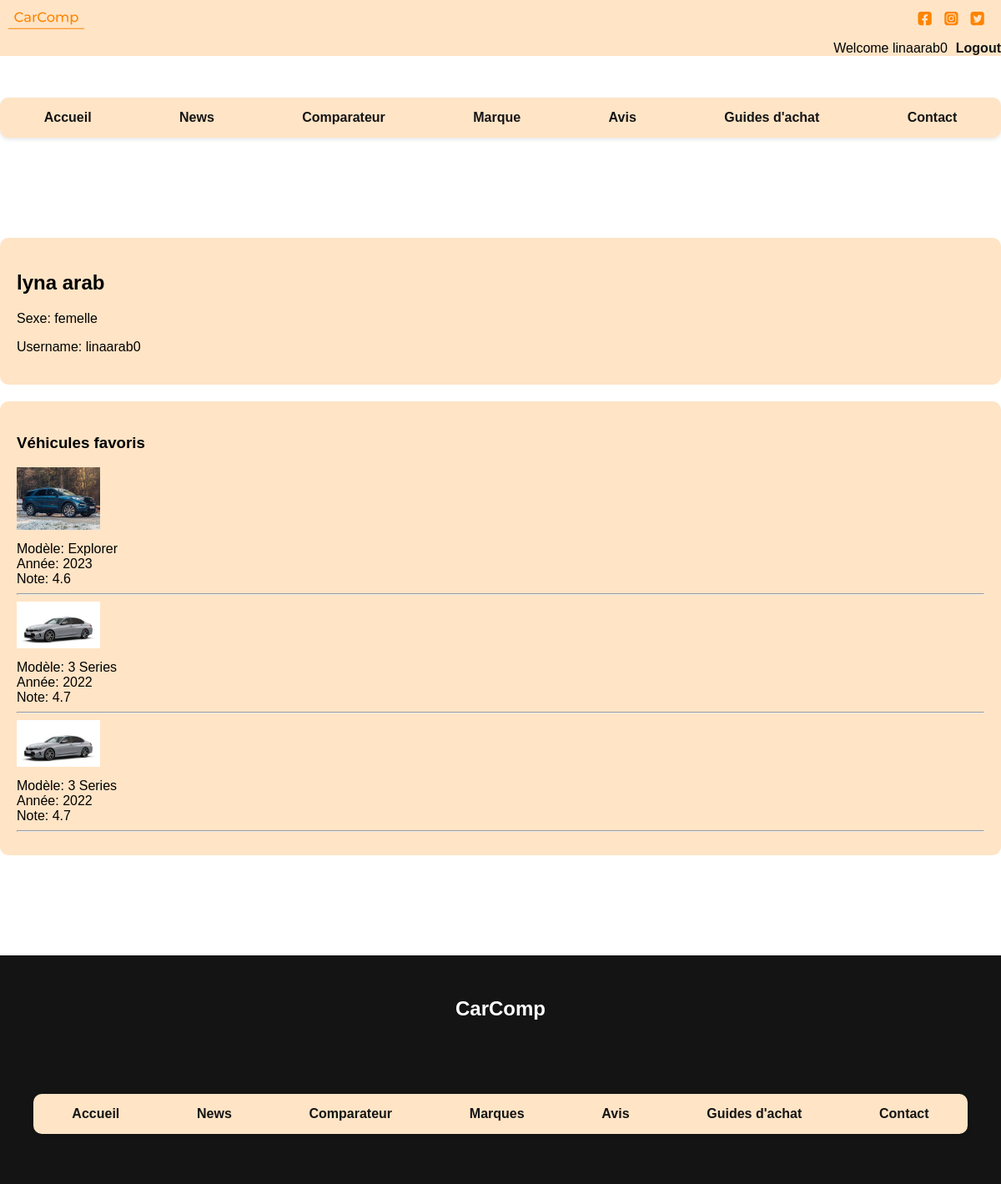
The app's page /profil.php (signed in) with its own data.
### tables this page shows
CREATE TABLE IF NOT EXISTS `utilisateur` (
  `Id` int NOT NULL AUTO_INCREMENT,
  `username` varchar(255) DEFAULT NULL,
  `Nom` varchar(255) DEFAULT NULL,
  `Prenom` varchar(255) DEFAULT NULL,
  `Sexe` enum('male','femelle') DEFAULT NULL,
  `MotDePasse` varchar(255) DEFAULT NULL,
  `isAdmin` tinyint(1) DEFAULT NULL,
  `valide` tinyint(1) DEFAULT NULL,
  `is_blocked` tinyint(1) DEFAULT NULL,
  PRIMARY KEY (`Id`)
);

CREATE TABLE IF NOT EXISTS `vehicule` (
  `Id` int NOT NULL AUTO_INCREMENT,
  `marque_id` int DEFAULT NULL,
  `modele` varchar(50) DEFAULT NULL,
  `version` varchar(50) DEFAULT NULL,
  `annee` int DEFAULT NULL,
  `note` float DEFAULT NULL,
  `puissance` int DEFAULT NULL,
  `consommation` float DEFAULT NULL,
  `capacite` int DEFAULT NULL,
  `tarif_indicatif` decimal(10,2) DEFAULT NULL,
  `image_url` varchar(255) DEFAULT NULL,
  `page_detaillee_url` varchar(255) DEFAULT NULL,
  `is_deleted` tinyint(1) NOT NULL DEFAULT '0',
  PRIMARY KEY (`Id`),
  KEY `marque_id` (`marque_id`)
);

### profil.php (called while the page is built)
<?php
require_once "App\App.php";
$accueil=new website();
$accueil->build_profil();
?>

### Models/AvisModel.php (called while the page is built, shortened)
<?php
class AvisModel{
public function get_fav_vehicule_users($id_utilisateur) {
    $this->db = new ConnexionBdd();
    $db = $this->db->connexion();
    $query = "SELECT v.*
              FROM vehicule v
              JOIN avis a ON v.Id = a.VehiculeId
              WHERE a.UtilisateurId = :id_utilisateur AND a.Statut = 'valide' AND a.is_deleted = 0
              ORDER BY a.note DESC
              LIMIT 3";
    $res = $db->prepare($query);
    $res->bindParam(":id_utilisateur", $id_utilisateur, PDO::PARAM_INT);
    $res->execute();
    $favVehicules = $res->fetchAll(PDO::FETCH_ASSOC);
    return $favVehicules;
}
public function  get_user($username) {
    $this->db = new ConnexionBdd();
    $cnx = $this->db->connexion();
    $stmt = $cnx->prepare("SELECT * FROM `utilisateur` WHERE Id='$username'");
    $stmt->execute();
    return $stmt;
}
}
?>

### Views/profilView.php (the view)
<?php
require_once "Models\AvisModel.php";
class ProfilView{
    public function profil($id_utilisateur) {
        $model = new AvisModel();
        $userDetails = $model->get_user($id_utilisateur)->fetch(PDO::FETCH_ASSOC);
        if ($userDetails) {
            echo '<div class="user-details">';
            echo '<h2>' . $userDetails['Nom'] . ' ' . $userDetails['Prenom'] . '</h2>';
            echo '<p>Sexe: ' . $userDetails['Sexe'] . '</p>';
            echo '<p>Username: ' . $userDetails['username'] . '</p>';
            echo '</div>';
            $favVehicules = $model->get_fav_vehicule_users($id_utilisateur);
            echo '<div class="fav-vehicles">';
            if (!empty($favVehicules)) {
                echo '<h3>Véhicules favoris</h3>';
                foreach ($favVehicules as $favVehicule) {
                    echo '<img src="' . $favVehicule['image_url'] . '">';
                    echo '<p>Modèle: ' . $favVehicule['modele'] . '</p>';
                    echo '<p>Année: ' . $favVehicule['annee'] . '</p>';
                    echo '<p>Note: ' . $favVehicule['note'] . '</p>';
                    echo '<hr>';
                }
            } else {
                echo '<p>Aucun véhicule favori trouvé pour cet utilisateur.</p>';
            }
            echo '</div>';
        } else {
            echo '<p>Utilisateur non trouvé.</p>';
        }
    }
}

### App/App.php (shortened to what this page needs)
<?php
require_once "Views/profilView.php";
class website
{
    public function navbar()
    {
        echo "
         <div class='navbar'>
        <div class='social-icons'>
            <a href='https://www.facebook.com'><img src='App/image/fb.png'></a>
            <a href='https://www.instagram.com'><img src='App/image/insta.png'></a>
            <a href='https://www.twitter.com'><img src='App/image/Twitter.png'></a>
        </div>
        <div class='logo'>
            <img src='App/image/Logo.png'>
        </div>";
        echo"</div>";
    }
    public function menu()
    {
        echo "
        <div class='separer'>
        <div class='container_menu'>
        <ul class='menu'>
        <li><a href='/prj/acceuil'>Accueil</a></li>
        <li><a href='../prj/News'>News</a></li>
        <li><a href='../prj/Comparateur'>Comparateur</a></li>
        <li><a href='../prj/marque.php'>Marque</a></li>
        <li><a href='../prj/Avis'>Avis</a></li>
        <li><a href='../prj/guide_achat'>Guides d'achat</a></li>
        <li><a href='../prj/contact'>Contact</a></li>
    </ul>
    </div>
    <div class='separer'>
</div>";
    }
    public function footer()
    {
        echo "
        <div class='footer-section'>
    <div class='footer-header'>
        <h2><span class='orange-line'>CarComp</span></h2>
        <br>
    </div>
    <div class='footer-section'>
        <ul class='menu'>
        <li><a href=''>Accueil</a></li>
        <li><a href=''>News</a></li>
        <li><a href=''>Comparateur</a></li>
        <li><a href=''>Marques</a></li>
        <li><a href=''>Avis</a></li>
        <li><a href=''>Guides d'achat</a></li>
        <li><a href=''>Contact</a></li>
    </ul>
    </div>
    </div>
    ";
    }
public function header_profil()
{
    echo "<head>
        <meta charset='UTF-8'>
        <meta name='viewport' content='width=device-width, initial-scale=1.0'>
        <link href='App/profil.css' rel='stylesheet' type='text/css'/>
        <script src='https://code.jquery.com/jquery-3.6.4.min.js'></script>
        <title>profil</title>
    </head>";
}
public function getUserId($username){
    $this->db = new ConnexionBdd();
    $cnx = $this->db->connexion();
    $stmt = $cnx->prepare("SELECT id FROM `utilisateur` WHERE username='$username'");
    $stmt->execute();
    return $stmt->fetchColumn();;
  }
public function build_profil(){
    $profil= new ProfilView();
    echo"<!DOCTYPE html>
    <html>";
    $this->header_profil();
    echo"<body>";
    $this->navbar();
    if (isset($_SESSION['username'])) {
        echo "<div class='logout'>
                Welcome " . $_SESSION['username'] . " <a href='../prj/logout'>Logout</a>
              </div>";
              $this->menu();
              $profil->profil($this->getUserId($_SESSION['username']));
    }
    $this->footer();
    echo"</body></html>";
}
}
?>

### App/profil.css (style rules this page uses)
body { margin: 0; padding: 0; font-family: 'Montserrat','Arial', sans-serif; }
.navbar { display: flex; justify-content: space-between; align-items: center; padding: 10px; background-color: #FFE4C6; }
.logo { order: 1; }
.social-icons { order: 2; }
.social-icons img { margin-right: 10px; }
.container_menu { text-align: center; margin-top: 50px; }
.menu { list-style: none; margin: 0; padding: 0; display: flex; justify-content: space-around; background-color: #FFE4C6; border-radius: 10px; box-shadow: 0 2px 5px rgba(0, 0, 0, 0.1); }
.menu li { margin: 0; }
.menu a { text-decoration: none; color: #141414; font-weight: bold; font-size: 16px; padding: 15px 20px; display: block; transition: background-color 0.3s ease, color 0.3s ease; }
.footer-section { background-color: #141414; color: #fff; padding: 30px 20px; text-align: center; }
.footer-header { margin-bottom: 20px; }
.logout { background-color: #FFE4C6; padding: 0px; display: flex; justify-content: flex-end; align-items: center; }
.logout a { text-decoration: none; color: #141414; font-weight: bold; margin-left: 10px; }
.user-details { background-color: #FFE4C6; padding: 20px; border-radius: 10px; margin-bottom: 20px; }
.fav-vehicles { background-color: #FFE4C6; padding: 20px; border-radius: 10px; }
.fav-vehicles img { width: 100px; height: auto; margin-bottom: 10px; }
.fav-vehicles p { margin: 0; }

### records on screen
utilisateur: Nom "lyna", Prenom "arab", Sexe "femelle", username "linaarab0"
vehicule: image_url (picture), modele "Explorer", annee "2023", note "4.6"
vehicule: image_url (picture), modele "3 Series", annee "2022", note "4.7"

### other values on screen
$_SESSION['username'] "linaarab0"
